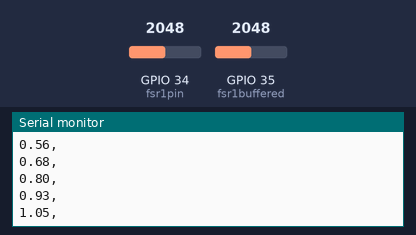
The sketch below on a simulated ESP32. On the bench: the last lines printed to the serial monitor. The test bench sets the inputs (shaded band); at power-on: GPIO 34 (fsr1pin) = 2048, GPIO 35 (fsr1buffered) = 2048 (analog values on the 0–4095 scale).

Above: at 1.2 s.
1.3 s: GPIO 34 (fsr1pin) set to 2866
At 1.31 s:
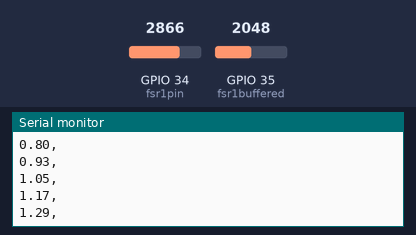
2.8 s: GPIO 34 (fsr1pin) set to 3603
At 2.81 s:
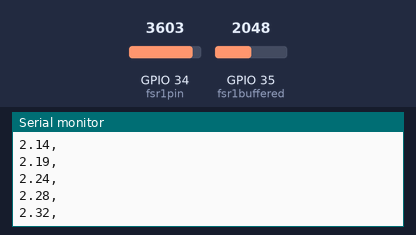
Timing chart, 0 to 5.8 s (numbered marks = the images above; inputs shaded):
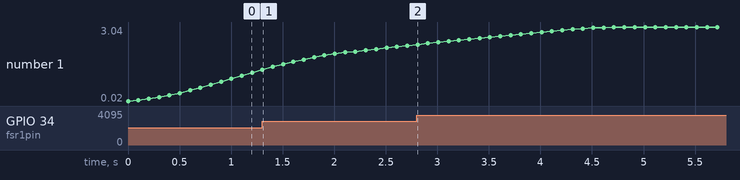

Measured:
- after the input at 1.3 s, the serial monitor: prints a new line at once (image 1)
- after the input at 2.8 s, the serial monitor: prints a new line at once (image 2)
- plotted number 1: 1.17 → 2.28 after the input at 1.3 s, 2.28 → 3.04 after the input at 2.8 s

The sketch:

FSRtest.ino
```cpp
/* Testing of the FSR Interlink 400 sensor
 *
 *  July 1, 2021
 *  by Ananda Aw
 *  San Francisco State University
 *  Insert link into preferences everytime: https://dl.espressif.com/dl/package_esp32_index.json
 */
#define fsr1pin 34
#define fsr1buffered 35
#define Vref 3.3
#define kernelsize 21
#define samplesize 5
//#define Rg 1000
#define filter_len 21   // kaiser filter length

int outputsize = kernelsize + samplesize - 1; // convolution output array size
int inputArr[21];
int i = 1;

float voltage;
volatile unsigned long fsr1Val;  // variable to read the value from the analog pin
volatile unsigned long fsr1bufferedval;

int filtered1, filtered2;
// filter coefficients, obtained from matlab kaiser LP filter.
float tempenc1_1[filter_len], tempenc1_2[filter_len], tempenc2_1[filter_len], tempenc2_2[filter_len];
float kernelcoef[] = {0.0146, 0.0217,  0.0293, 0.0371, 0.0450, 0.0524, 0.0590, 0.0646, 0.0688, 0.0714, 0.0723,
                        0.0714, 0.0688,  0.0646, 0.0590, 0.0524, 0.0450, 0.0371, 0.0293, 0.0217, 0.0146};

void setup() {
  Serial.begin(115200); // open a serial connection to your computer
   // Setup ADC resolution and attenuation
  analogReadResolution(12); // set resolution to 11 bits (0-2047)
  //analogSetPinAttenuation(fsr1Pin, ADC_6db); // sets 6dB attenuation for 4,13,14,16 pins: 6dB range = 0-2.2V

}

void loop() {
  // put your main code here, to run repeatedly:
  fsr1Val = analogRead(fsr1pin);
  fsr1bufferedval = analogRead(fsr1buffered);

  filtered1 = conv_rt(fsr1Val, tempenc1_1, tempenc1_2);
  filtered2 = conv_rt(fsr1bufferedval, tempenc2_1, tempenc2_2);

  voltage = filtered1*3.45/4095; // 3.45 because that was what was measured to be max from DMM
  float volt2 = filtered2*3.45/4095;

  //Serial.print(fsr1Val); Serial.print(",");
  //Serial.print(fsr1bufferedval); Serial.print(",");
  //Serial.print(filtered1); Serial.print(",");
  //Serial.print(filtered2); Serial.print(",");
  Serial.print(voltage); Serial.println(",");
  //Serial.print(volt2); Serial.print(","); Serial.println();
  //Serial.print(", Vout: ");
  //Serial.println(Vout); //Serial.print(",");

  delay(100);

}

float conv_rt(int input, float temp[], float temp2[])
{
 float output = input*kernelcoef[0];

 temp2[0] = input;

 for(int i = 0; i<(filter_len-1); i++)
 {
  output += temp[i]*kernelcoef[i+1];
  temp2[i+1] = temp[i];
 }

 for(int j =0; j<filter_len; j++)
 {
  temp[j] = temp2[j];
 }
 return output;
}
/*
int conv_rt(int input[], int kernel[]) // convolution function
{
  int output[outputsize];
  int i,j;

  for (i=0; i<outputsize; i++) // size of output
  {
    output[i] = 0;

    for (j=0; j<kernelsize;j++) // filter size
    {
      if((i-j) < 0) // if index negative, make element 0.
      {
        input[i-j] = 0;
      }

      output[i] += input[i-j]*kernel[j]; // convolve: multiply and sum
    }
  }
  return output;
}*/
```
